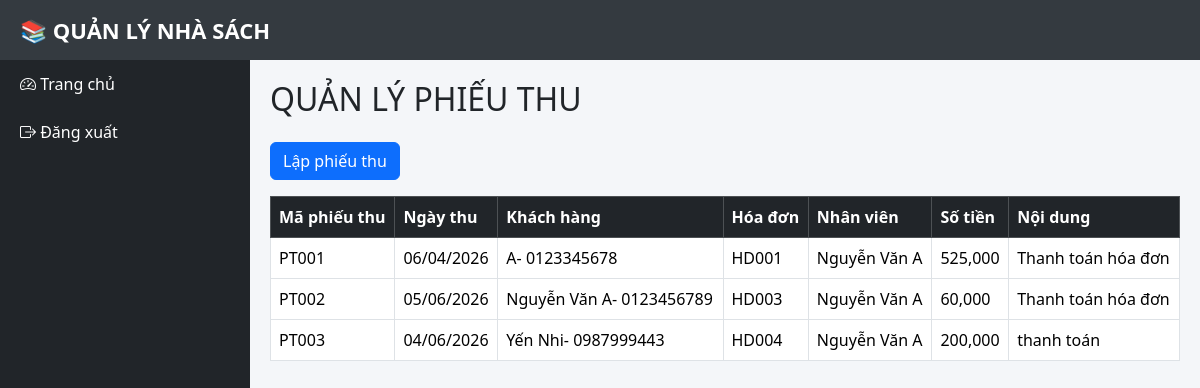
The page /phieuthu/index.php on the database its author committed.
### tables this page shows
CREATE TABLE `phieuthu` (
  `MaPhieuThu` varchar(20) NOT NULL,
  `NgayThu` datetime DEFAULT NULL,
  `MaHD` varchar(20) DEFAULT NULL,
  `MaKH` varchar(20) DEFAULT NULL,
  `MaNV` varchar(20) DEFAULT NULL,
  `SoTien` int(11) DEFAULT NULL,
  `NoiDung` varchar(255) DEFAULT NULL
);

CREATE TABLE `khachhang` (
  `MaKH` varchar(20) NOT NULL,
  `TenKH` varchar(100) DEFAULT NULL,
  `NamSinh` datetime DEFAULT NULL,
  `SDT` varchar(20) DEFAULT NULL,
  `Email` varchar(100) DEFAULT NULL,
  `DiaChi` varchar(255) DEFAULT NULL,
  `TienNo` int(11) DEFAULT NULL
);

CREATE TABLE `nhanvien` (
  `MaNV` varchar(20) NOT NULL,
  `TenNV` varchar(100) DEFAULT NULL,
  `NamSinh` datetime DEFAULT NULL,
  `SDT` varchar(20) DEFAULT NULL,
  `Email` varchar(100) DEFAULT NULL,
  `DiaChi` varchar(255) DEFAULT NULL
);

### phieuthu/index.php (the view, shortened to what this page needs)
<?php
include("../layout/header.php");
include("../layout/sidebar.php");
$sql = "
SELECT
    PHIEUTHU.*,
    KHACHHANG.TenKH,
    KHACHHANG.SDT,
    NHANVIEN.TenNV
FROM PHIEUTHU
JOIN KHACHHANG
ON PHIEUTHU.MaKH = KHACHHANG.MaKH
JOIN NHANVIEN
ON PHIEUTHU.MaNV = NHANVIEN.MaNV
";
$result = mysqli_query($conn, $sql);
?>
<div class="content">
<h2 class="mb-4">
    QUẢN LÝ PHIẾU THU
</h2>
<a href="them.php"
class="btn btn-primary mb-3">
    Lập phiếu thu
</a>
<table class="table table-bordered table-hover">
<tr class="table-dark">
<th>Mã phiếu thu</th>
<th>Ngày thu</th>
<th>Khách hàng</th>
<th>Hóa đơn</th>
<th>Nhân viên</th>
<th>Số tiền</th>
<th>Nội dung</th>
</tr>
<?php while($row = mysqli_fetch_assoc($result)){ ?>
<tr>
<td><?= $row['MaPhieuThu'] ?></td>
<td><?= date("d/m/Y", strtotime($row['NgayThu'])) ?></td>
<td>
<?= $row['TenKH'] ?>
- <?= $row['SDT'] ?>
</td>
<td><?= $row['MaHD'] ?></td>
<td><?= $row['TenNV'] ?></td>
<td><?= number_format($row['SoTien']) ?></td>
<td><?= $row['NoiDung'] ?></td>
</tr>
<?php } ?>
</table>
</div>
<?php
include("../layout/footer.php");
?>

### layout/header.php (style rules this page uses)
body { margin:0; background:#f4f6f9; }
.content { margin-left:250px; margin-top:60px; padding:20px; }

### rows shown on the page
phieuthu: MaPhieuThu "PT001", NgayThu "06/04/2026", MaKH.TenKH "A", MaKH.SDT "0123345678", MaHD "HD001", MaNV.TenNV "Nguyễn Văn A", SoTien "525,000", NoiDung "Thanh toán hóa đơn"
phieuthu: MaPhieuThu "PT002", NgayThu "05/06/2026", MaKH.TenKH "Nguyễn Văn A", MaKH.SDT "0123456789", MaHD "HD003", MaNV.TenNV "Nguyễn Văn A", SoTien "60,000", NoiDung "Thanh toán hóa đơn"
phieuthu: MaPhieuThu "PT003", NgayThu "04/06/2026", MaKH.TenKH "Yến Nhi", MaKH.SDT "0987999443", MaHD "HD004", MaNV.TenNV "Nguyễn Văn A", SoTien "200,000", NoiDung "thanh toán"
